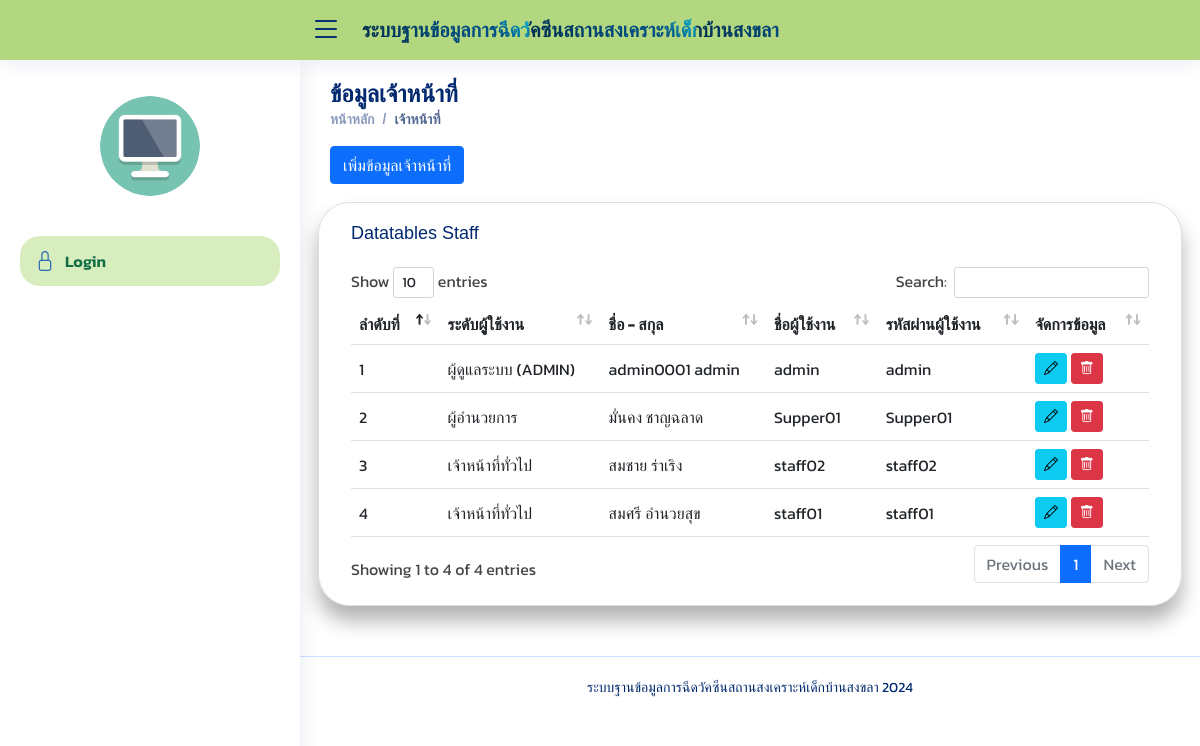
Page /staff.php on the committed database.
### tables this page shows
CREATE TABLE `tbl_staff` (
  `staff_id` int(11) NOT NULL COMMENT 'รหัสผู้ใช้งาน',
  `level_id` int(11) NOT NULL COMMENT 'ระดับผู้ใช้งาน',
  `staff_name` varchar(100) NOT NULL COMMENT 'ชื่อ',
  `staff_lastname` varchar(100) NOT NULL COMMENT 'สกุล',
  `staff_username` varchar(100) NOT NULL COMMENT 'Username',
  `staff_password` varchar(100) NOT NULL COMMENT 'Password',
  `staff_status` int(11) NOT NULL COMMENT 'สถานะ'
);

CREATE TABLE `tbl_level` (
  `level_id` int(11) NOT NULL,
  `level_name` varchar(100) NOT NULL
);

### staff.php (the view, shortened to what this page needs)
<?php include "header.php";?>
<div class="pagetitle">
    <h1> ข้อมูลเจ้าหน้าที่ </h1>
    <nav>
        <ol class="breadcrumb">
            <li class="breadcrumb-item"><a href="index.php">หน้าหลัก</a></li>
            <li class="breadcrumb-item active">เจ้าหน้าที่</li>
        </ol>
        <button type="button" class="btn btn-primary" data-bs-toggle="modal" data-bs-target="#exampleModal">
             เพิ่มข้อมูลเจ้าหน้าที่
        </button>
    </nav>
</div>
                    <br>
<section class="section dashboard">
    <div class="row">
        <div class="card">
            <div class="card-body">
                <h5 class="card-title">Datatables  Staff </h5>
                                    <div class="table-responsive">
                                    <table name="myTable" id="myTable" class="table align-middle table-hover m-0">
                                            <thead>
                                                <tr>
                                                    <th scope="col">ลำดับที่</th>
                                                    <th scope="col">ระดับผูู้ใช้งาน</th>
                                                    <th scope="col">ชื่อ - สกุล</th>
                                                    <th scope="col">ชื่อผู้ใช้งาน </th>
                                                    <th scope="col">รหัสผ่านผู้ใช้งาน</th>
                                                    <th scope="col">จัดการข้อมูล</th>
                                                </tr>
                                            </thead>
                                            <tbody>
                                                <?php
                                        include "config.inc.php";
                                        $sql = "SELECT * FROM tbl_staff as s
                                                INNER JOIN  tbl_level as l on s.level_id = l.level_id
                                                ORDER BY s.staff_id DESC ";
                                        $query = $conn->query($sql);
                                        $i = 0;
                                        while ($result = $query->fetch_assoc()) {
                                        $i++;
                                        $staff_id = $result['staff_id'];
                                        ?>
                                                <tr>
                                                    <td> <?php echo $i;?> </td>
                                                    <td><?php echo $result['level_name'];?></td>
                                                    <td><?php echo $result['staff_name'];?>
                                                        <?php echo $result['staff_lastname'];?></td>
                                                    <td><?php echo $result['staff_username'];?></td>
                                                    <td><?php echo $result['staff_password'];?></td>
                                                    <td>
                                                        <button type="button" class="btn btn-info btn-sm"
                                                            data-bs-toggle="modal" data-bs-target="#EditModal<?php echo $staff_id;?>">
                                                            <i class="bi bi-pencil"></i>
                                                        </button>
                                                        <button type="button" class="btn btn-danger btn-sm"
                                                            data-bs-toggle="modal" data-bs-target="#DelModal<?php echo $staff_id;?>">
                                                            <i class="bi bi-trash"></i>
                                                        </button>
                                                    </td>
                                                </tr>
                                                <?php  } ?>
                                            </tbody>
                                        </table>
                                    </div>
            </div>
        </div>
    </div>
</section>
<?php include "footer.php";?>

### assets/css/style.css (style rules this page uses)
:root { scroll-behavior: smooth; }
body { font-family: "Open Sans", sans-serif; background: #f6f9ff; color: #444444; }
a { color: #4154f1; text-decoration: none; }
h1, h2, h3, h4, h5, h6 { font-family: "Nunito", sans-serif; }
.pagetitle { margin-bottom: 10px; }
.pagetitle h1 { font-size: 24px; margin-bottom: 0; font-weight: 600; color: #012970; }
.card { margin-bottom: 30px; border: none; border-radius: 30px; box-shadow: 0px 0 30px rgba(1, 41, 112, 0.1); }
.card-title { padding: 20px 0 15px 0; font-size: 18px; font-weight: 500; color: #012970; font-family: "Poppins", sans-serif; }
.card-body { padding: 0 20px 20px 20px; }
.breadcrumb { font-size: 14px; font-family: "Nunito", sans-serif; color: #899bbd; font-weight: 600; }
.breadcrumb a { color: #899bbd; transition: 0.3s; }
.breadcrumb .breadcrumb-item::before { color: #899bbd; }
.breadcrumb .active { color: #51678f; font-weight: 600; }

### header.php (style rules this page uses)
body { font-family: 'Kanit', sans-serif !important; background-image: url("image/sss.jpg"); background-color: #fff; height: 900px; background-position: center; background-size: cover; }
.card { position: relative; display: flex; flex-direction: column; min-width: 0; word-wrap: break-word; background-color: rgb(255 255 255 / 80%); background-clip: border-box; border: 1px solid rgba(0, 0, 0, .125); border-radius: 2rem; box-shadow: 0 15px 20px rgba(0, 0, 0, 0.3); }

### rows in the picture
tbl_staff: level.level_name "ผู้ดูแลระบบ (ADMIN)", staff_name "admin0001", staff_lastname "admin", staff_username "admin", staff_password "admin"
tbl_staff: level.level_name "ผู้อำนวยการ", staff_name "มั่นคง", staff_lastname "ชาญฉลาด", staff_username "Supper01", staff_password "Supper01"
tbl_staff: level.level_name "เจ้าหน้าที่ทั่วไป", staff_name "สมชาย", staff_lastname "ร่าเริง", staff_username "staff02", staff_password "staff02"
tbl_staff: level.level_name "เจ้าหน้าที่ทั่วไป", staff_name "สมศรี", staff_lastname "อำนวยสุข", staff_username "staff01", staff_password "staff01"
